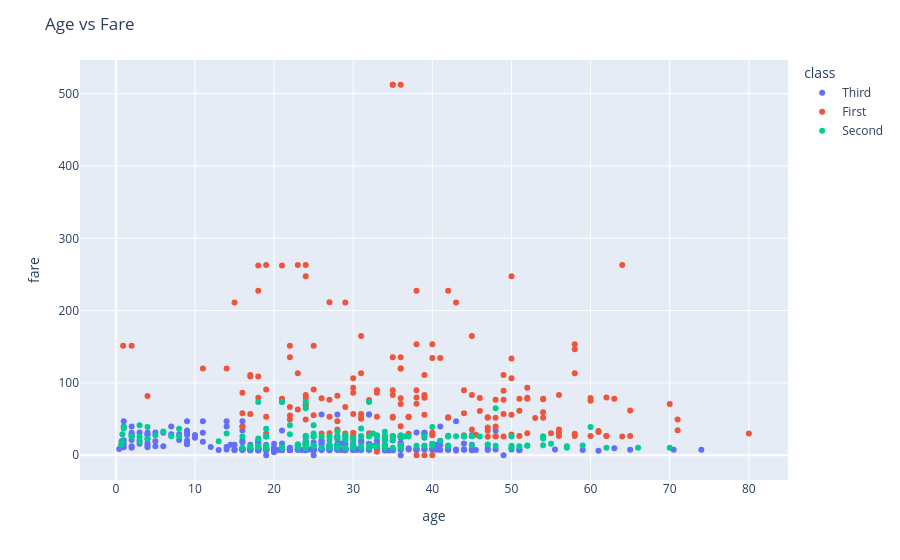

The code cell stored with this chart in its notebook:
### Code cell
# make scatter plot via plotly
import plotly.express as px

fig = px.scatter(df, x='age', y='fare', color='class')
fig.update_layout(title="Age vs Fare")
fig.show()

### Figure 1 — Plotly figure (JSON) as saved in the notebook; plotly's stock layout.template omitted (floating-point values rounded to 4 significant figures; data arrays with more than 128 entries replaced by an {"elided": "..."} marker saying what was removed)
{"data": [{"hovertemplate": "class=Third<br>age=%{x}<br>fare=%{y}<extra></extra>", "legendgroup": "Third", "marker": {"color": "#636efa", "symbol": "circle"}, "mode": "markers", "name": "Third", "orientation": "v", "showlegend": true, "type": "scatter", "x": {"elided": "491 float values"}, "xaxis": "x", "y": {"elided": "491 float values"}, "yaxis": "y"}, {"hovertemplate": "class=First<br>age=%{x}<br>fare=%{y}<extra></extra>", "legendgroup": "First", "marker": {"color": "#EF553B", "symbol": "circle"}, "mode": "markers", "name": "First", "orientation": "v", "showlegend": true, "type": "scatter", "x": {"elided": "216 float values"}, "xaxis": "x", "y": {"elided": "216 float values"}, "yaxis": "y"}, {"hovertemplate": "class=Second<br>age=%{x}<br>fare=%{y}<extra></extra>", "legendgroup": "Second", "marker": {"color": "#00cc96", "symbol": "circle"}, "mode": "markers", "name": "Second", "orientation": "v", "showlegend": true, "type": "scatter", "x": {"elided": "184 float values"}, "xaxis": "x", "y": {"elided": "184 float values"}, "yaxis": "y"}], "layout": {"legend": {"title": {"text": "class"}, "tracegroupgap": 0}, "margin": {"t": 60}, "title": {"text": "Age vs Fare"}, "xaxis": {"anchor": "y", "domain": [0, 1], "title": {"text": "age"}}, "yaxis": {"anchor": "x", "domain": [0, 1], "title": {"text": "fare"}}}}
